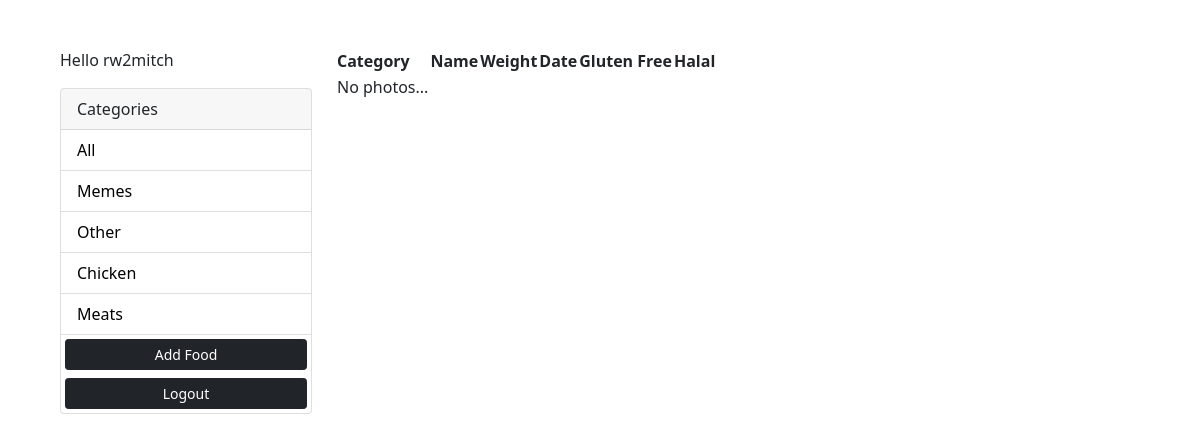
/ (signed in), run on the app's committed database.
### photos/models.py (models this page shows, shortened)
class Category(models.Model):
    class Meta:
        verbose_name = 'Category'
        verbose_name_plural = 'Categories'
    user = models.ForeignKey(
        User, on_delete=models.SET_NULL, null=True, blank=True)
    name = models.CharField(max_length=100, null=False, blank=False)

### photos/views.py (the view)
# urls.py: path('', views.gallery, name='gallery'),
@login_required(login_url='login')
def gallery(request):
    user = request.user
    category = request.GET.get('category')
    if category == None:
        foods = Food.objects.filter(category__user=user)
    else:
        foods = Food.objects.filter(
            category__name=category, category__user=user)
    categories = Category.objects.filter(user=user)
    context = {'categories': categories, 'foods': foods}
    return render(request, 'photos/gallery.html', context)

### photos/templates/photos/gallery.html (shortened to what this page needs)
<!DOCTYPE html>
<html lang="en">
<head>
    <link href="https://cdn.jsdelivr.net/npm/bootstrap@5.0.0-beta1/dist/css/bootstrap.min.css" rel="stylesheet"
>
</head>
<body class="m-5">
    <div class="container">
        <div class="row">
            <div class="col-md-3">
                {% if request.user.is_authenticated %}
                <p>Hello {{request.user}}</p>
                {% endif %}
                <div class="card">
                    <div class="card-header">
                        Categories
                    </div>
                    <ul class="list-group list-group-flush">
                        <li class="list-group-item">
                            <a href="{% url 'gallery' %}">All</a>
                        </li>
                        {% for category in categories %}
                        <li class=" list-group-item">
                            <a href="{% url 'gallery' %}?category={{category.name}}">
                                {{category.name}}
                            </a>
                        </li>
                        {% endfor %}
                        <a href="{% url 'add' %}" class="btn btn-dark btn-block btn-sm m-1">Add Food</a>
                        <a href="{% url 'logout' %}" class="btn btn-dark btn-block btn-sm m-1">Logout</a>
                    </ul>
                </div>
            </div>
            <div class="col-md-9">
                <table>
                    <tr>
                    <th>Category</th>
                    <th>Name</th>
                    <th>Weight</th>
                    <th>Date</th>
                    <th>Gluten Free</th>
                    <th>Halal</th>
                    </tr>
                    {% for food in foods %}
                    <tr>
                    <td>{{food.category.name}}</td>
                    <td>{{food.name}}</td>
                    <td>{{food.weight}}</td>
                    <td>{{food.date}}</td>
                    <td>{{food.glutenFree}}</td>
                    <td>{{food.halal}}</td>
                    </tr>
                    {% empty %}
                    <td>No photos...</td>
                    {% endfor %}
                </table>
            </div>
        </div>
    </div>
</body>
</html>

### photos/templates/photos/gallery.html (style rules this page uses)
.list-group-item a { text-decoration: none; color: black; }

### data on the page
Category: name "Memes"
Category: name "Other"
Category: name "Chicken"
Category: name "Meats"

### other printed values
{{ request.user }} "rw2mitch"
